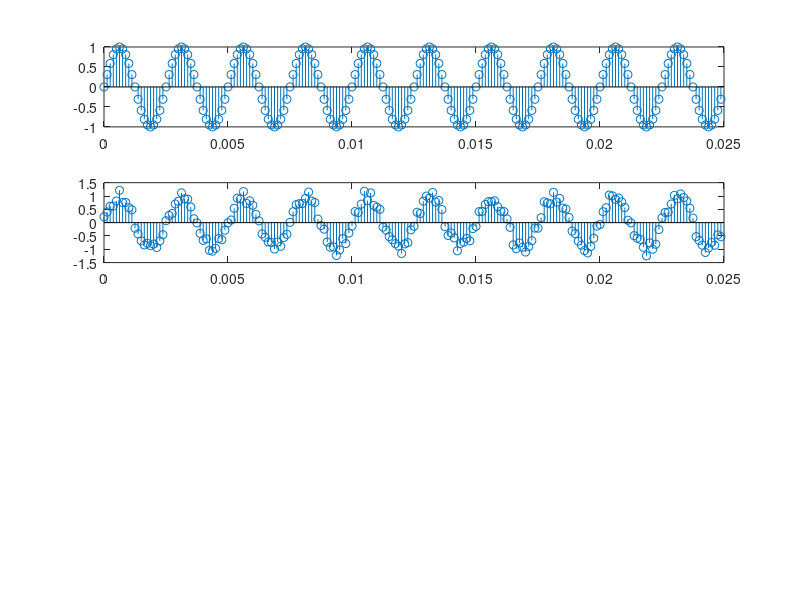

MATLAB code to generate this figure: (Note: this script raises an error after producing the figure.)
%Task 3

hn = [1/5,1/5,1/5,1/5,1/5];

n = 0:199;
f = 400;
fs = 8000;
ts = 1/fs;
t = n*ts;
xn = sin(2*pi*f*t);
figure(1)
subplot(4,1,1)
stem(t,xn);
%adding noise
xn = xn+0.25*(-1+2*rand(size(xn)));
figure(1)
subplot(4,1,2)
stem(t,xn);

%Moving average filter for last 5 sequence in time domain
y = myLinconv(xn,hn);
figure(1)
subplot(4,1,3)
stem(t,y(1:200))

%moving average filter for last 5 sequence in frequency domain
y1 = ifft(fft(xn,200).*fft(hn,200));
figure(1)
subplot(4,1,4)
stem(t,y1)


